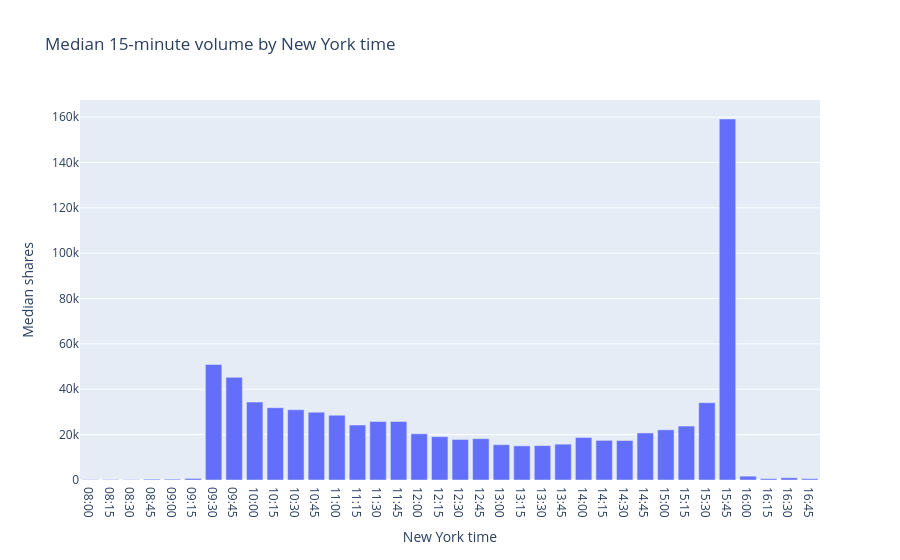

The cell this chart's notebook holds for it:
### Markdown cell above
## 3. Check the sample and save it

The chart shows whether trading activity changes during the day. The Parquet file is notebook 02's input; the CSV is convenient for inspection.

### Code cell
volume_by_time = market_features.groupby("time_of_day", as_index=False)["volume"].median()
fig = px.bar(volume_by_time, x="time_of_day", y="volume", title="Median 15-minute volume by New York time")
fig.update_layout(xaxis_title="New York time", yaxis_title="Median shares")
fig.show()

output_dir = ROOT / "data" / "processed"
output_dir.mkdir(parents=True, exist_ok=True)
parquet_path = output_dir / "market_features.parquet"
csv_path = output_dir / "market_features.csv"
market_features.to_parquet(parquet_path, index=False)
market_features.to_csv(csv_path, index=False)
print(f"Saved {len(market_features):,} rows to {parquet_path}")
print(f"CSV copy: {csv_path}")

### Figure 1 — Plotly figure (JSON) as saved in the notebook; plotly's stock layout.template omitted (floating-point values rounded to 4 significant figures)
{"data": [{"hovertemplate": "time_of_day=%{x}<br>volume=%{y}<extra></extra>", "legendgroup": "", "marker": {"color": "#636efa", "pattern": {"shape": ""}}, "name": "", "orientation": "v", "showlegend": false, "textposition": "auto", "type": "bar", "x": ["08:00", "08:15", "08:30", "08:45", "09:00", "09:15", "09:30", "09:45", "10:00", "10:15", "10:30", "10:45", "11:00", "11:15", "11:30", "11:45", "12:00", "12:15", "12:30", "12:45", "13:00", "13:15", "13:30", "13:45", "14:00", "14:15", "14:30", "14:45", "15:00", "15:15", "15:30", "15:45", "16:00", "16:15", "16:30", "16:45"], "xaxis": "x", "y": [155.0, 195.0, 169.5, 369.0, 375.0, 697.5, 50950.0, 45250.0, 34360.0, 31880.0, 30990.0, 29910.0, 28540.0, 24230.0, 25820.0, 25760.0, 20380.0, 19110.0, 17870.0, 18210.0, 15570.0, 15060.0, 15160.0, 15800.0, 18740.0, 17480.0, 17390.0, 20740.0, 22130.0, 23760.0, 34090.0, 159200.0, 1685.0, 610.0, 980.0, 600.0], "yaxis": "y"}], "layout": {"barmode": "relative", "legend": {"tracegroupgap": 0}, "title": {"text": "Median 15-minute volume by New York time"}, "xaxis": {"anchor": "y", "domain": [0, 1], "title": {"text": "New York time"}}, "yaxis": {"anchor": "x", "domain": [0, 1], "title": {"text": "Median shares"}}}}
